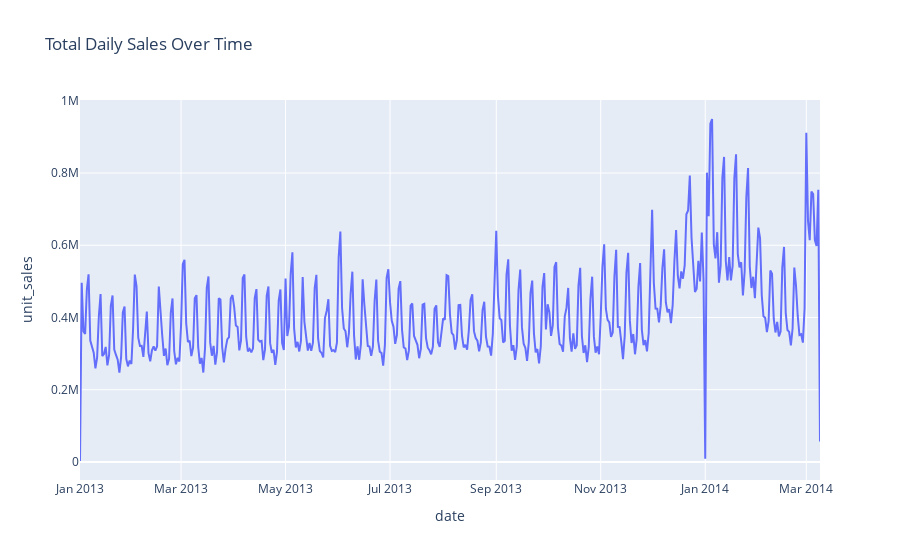

The notebook cell this image was saved under:
### Markdown cell above
##### Insights: Target Variable Distribution (`unit_sales`)

1. **Clipped Histogram (cap at 50 units)**  
   - Most sales observations fall in the very low range (0–10 units per day).  
   - A long right tail exists, but clipping at 50 highlights the fact that *the bulk of demand is small per item per store per day*.  
   - This confirms the dataset is **heavily skewed**, with rare but very large spikes.

2. **Boxplot (cap at 200 units)**  
   - Even after capping, there are visible outliers beyond the whiskers.  
   - The interquartile range (IQR) is extremely tight near zero, showing that *typical demand is small and stable*.  
   - The presence of many outliers reflects demand surges (promotions, holidays, special events).

3. **Log-Transformed Histogram**  
   - After applying `log(1 + unit_sales)`, the distribution becomes approximately bell-shaped.  
   - This transformation reveals a smoother, continuous distribution suitable for statistical modeling.  
   - Suggests that a **log transform is useful for normalization** and stabilizing variance in downstream models.

**Overall Takeaway:**  
- Sales are highly right-skewed, dominated by low daily volumes, but with occasional extreme peaks.  
- Any model must handle this imbalance:  
  - Either predict in log space,  
  - Or explicitly model “normal” vs. “spike” demand separately (e.g., promotions, holidays).

### Code cell
# Time Trends
daily_sales = train.groupby("date")["unit_sales"].sum().reset_index()
fig = px.line(daily_sales, x="date", y="unit_sales", title="Total Daily Sales Over Time")
fig.show()

### Figure 1 — Plotly figure (JSON) as saved in the notebook; plotly's stock layout.template omitted (floating-point values rounded to 4 significant figures; data arrays with more than 128 entries replaced by an {"elided": "..."} marker saying what was removed)
{"data": [{"hovertemplate": "date=%{x}<br>unit_sales=%{y}<extra></extra>", "legendgroup": "", "line": {"color": "#636efa", "dash": "solid"}, "marker": {"symbol": "circle"}, "mode": "lines", "name": "", "orientation": "v", "showlegend": false, "type": "scatter", "x": {"elided": "432 str values"}, "xaxis": "x", "y": {"elided": "432 float values"}, "yaxis": "y"}], "layout": {"legend": {"tracegroupgap": 0}, "title": {"text": "Total Daily Sales Over Time"}, "xaxis": {"anchor": "y", "domain": [0, 1], "title": {"text": "date"}}, "yaxis": {"anchor": "x", "domain": [0, 1], "title": {"text": "unit_sales"}}}}
